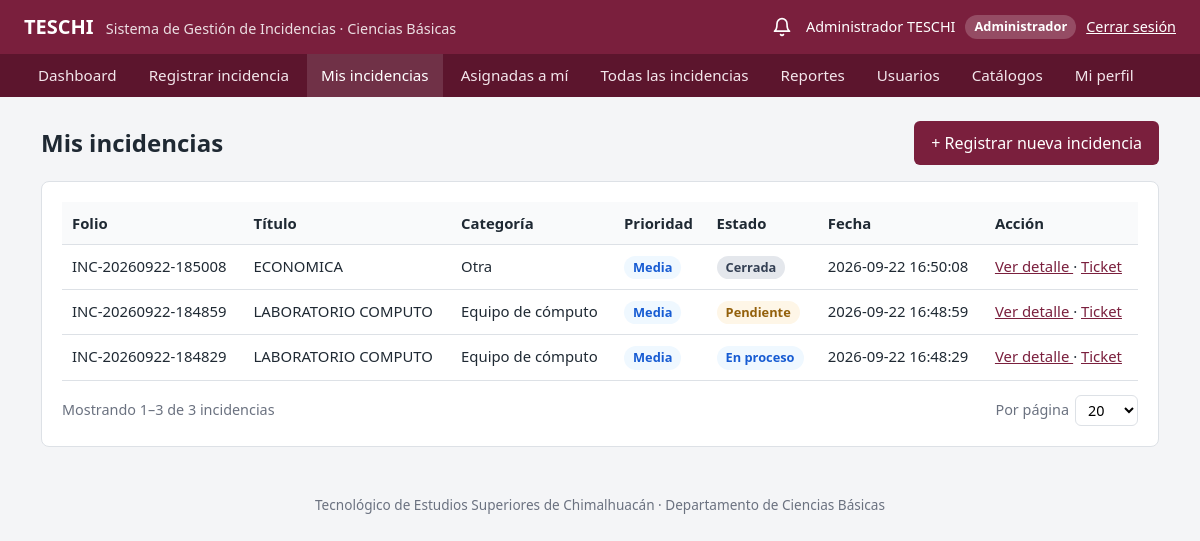
Page /public/mis_incidencias.php (signed in) on the committed database.
### tables this page shows
CREATE TABLE `incidencias` (
  `id` int(11) NOT NULL,
  `folio` varchar(30) NOT NULL,
  `usuario_id` int(11) NOT NULL,
  `categoria_id` int(11) NOT NULL,
  `prioridad_id` int(11) NOT NULL,
  `estado_id` int(11) NOT NULL,
  `titulo` varchar(200) NOT NULL,
  `descripcion` text NOT NULL,
  `ubicacion` varchar(200) DEFAULT NULL,
  `responsable_id` int(11) DEFAULT NULL,
  `fecha_registro` timestamp NOT NULL DEFAULT current_timestamp(),
  `fecha_actualizacion` timestamp NOT NULL DEFAULT current_timestamp() ON UPDATE current_timestamp(),
  `fecha_cierre` datetime DEFAULT NULL
);

CREATE TABLE `categorias` (
  `id` int(11) NOT NULL,
  `nombre` varchar(100) NOT NULL,
  `descripcion` varchar(255) DEFAULT NULL,
  `activo` tinyint(1) DEFAULT 1
);

CREATE TABLE `prioridades` (
  `id` int(11) NOT NULL,
  `nombre` varchar(50) NOT NULL,
  `nivel` int(11) NOT NULL,
  `activo` tinyint(1) NOT NULL DEFAULT 1
);

CREATE TABLE `estados_incidencia` (
  `id` int(11) NOT NULL,
  `nombre` varchar(50) NOT NULL,
  `descripcion` varchar(255) DEFAULT NULL
);

### app/helpers/auth.php (called while the page is built, shortened)
<?php
function e($valor)
{
    return htmlspecialchars((string) ($valor ?? ""), ENT_QUOTES, "UTF-8");
}
function claseEstado($estado)
{
    $clases = [
        "Pendiente" => "badge-pendiente",
        "En revisión" => "badge-revision",
        "Asignada" => "badge-asignada",
        "En proceso" => "badge-proceso",
        "Resuelta" => "badge-resuelta",
        "Cerrada" => "badge-cerrada",
        "Cancelada" => "badge-cancelada"
    ];
    return $clases[$estado] ?? "";
}
function clasePrioridad($prioridad)
{
    $clases = [
        "Baja" => "badge-baja",
        "Media" => "badge-media",
        "Alta" => "badge-alta",
        "Crítica" => "badge-critica"
    ];
    return $clases[$prioridad] ?? "";
}

### public/mis_incidencias.php (the view, shortened to what this page needs)
<?php
require_once "../app/helpers/auth.php";
require_once "../app/helpers/paginacion.php";
$incidencias = [];
$error = "";
try {
    $database = new Database();
    $conn = $database->conectar();
    $stmtTotal = $conn->prepare("SELECT COUNT(*) FROM incidencias WHERE usuario_id = ?");
    $stmtTotal->execute([$_SESSION["usuario_id"]]);
    $paginacion = paginar($stmtTotal->fetchColumn());
    $sql = "
        SELECT
            i.id,
            i.folio,
            i.titulo,
            i.fecha_registro,
            c.nombre AS categoria,
            p.nombre AS prioridad,
            e.nombre AS estado
        FROM incidencias i
        INNER JOIN categorias c
            ON i.categoria_id = c.id
        INNER JOIN prioridades p
            ON i.prioridad_id = p.id
        INNER JOIN estados_incidencia e
            ON i.estado_id = e.id
        WHERE i.usuario_id = ?
        ORDER BY i.fecha_registro DESC, i.id DESC
        LIMIT {$paginacion["por_pagina"]} OFFSET {$paginacion["offset"]}
    ";
    $stmt = $conn->prepare($sql);
    $stmt->execute([$_SESSION["usuario_id"]]);
    $incidencias = $stmt->fetchAll(PDO::FETCH_ASSOC);
} catch (PDOException $e) {
    $error = "No se pudieron consultar las incidencias.";
}
require_once "../app/views/layouts/header.php";
?>
<div class="encabezado-pagina">
    <h1>Mis incidencias</h1>
    <a href="incidencias.php" class="btn btn-primary">+ Registrar nueva incidencia</a>
</div>
<section class="tarjeta">
    <?php if ($error): ?>
        <div class="alerta alerta-error"><?= e($error) ?></div>
    <?php elseif (empty($incidencias)): ?>
        <p>No has registrado ninguna incidencia todavía.</p>
    <?php else: ?>
        <div class="tabla-contenedor">
            <table class="tabla">
                <thead>
                    <tr>
                        <th>Folio</th>
                        <th>Título</th>
                        <th>Categoría</th>
                        <th>Prioridad</th>
                        <th>Estado</th>
                        <th>Fecha</th>
                        <th>Acción</th>
                    </tr>
                </thead>
                <tbody>
                    <?php foreach ($incidencias as $incidencia): ?>
                        <tr>
                            <td><?= e($incidencia["folio"]) ?></td>
                            <td><?= e($incidencia["titulo"]) ?></td>
                            <td><?= e($incidencia["categoria"]) ?></td>
                            <td>
                                <span class="badge <?= clasePrioridad($incidencia["prioridad"]) ?>">
                                    <?= e($incidencia["prioridad"]) ?>
                                </span>
                            </td>
                            <td>
                                <span class="badge <?= claseEstado($incidencia["estado"]) ?>">
                                    <?= e($incidencia["estado"]) ?>
                                </span>
                            </td>
                            <td><?= e($incidencia["fecha_registro"]) ?></td>
                            <td>
                                <a href="detalle_incidencia.php?id=<?= (int) $incidencia["id"] ?>">
                                    Ver detalle
                                </a>
                                ·
                                <a href="ticket.php?id=<?= (int) $incidencia["id"] ?>" target="_blank" rel="noopener">
                                    Ticket
                                </a>
                            </td>
                        </tr>
                    <?php endforeach; ?>
                </tbody>
            </table>
        </div>
        <?= navegacionPaginas($paginacion, "incidencias") ?>
    <?php endif; ?>
</section>
<?php require_once "../app/views/layouts/footer.php"; ?>

### public/css/style.css (style rules this page uses)
:root { --color-primario: #7a1f3d; --color-primario-oscuro: #5c152d; --color-fondo: #f4f5f7; --color-tarjeta: #ffffff; --color-texto: #1f2933; --color-suave: #6b7280; --color-borde: #dde1e6; --color-exito: #1e7b4d; --color-error: #b42318; --radio: 8px; }
* { box-sizing: border-box; }
body { margin: 0; font-family: "Segoe UI", Roboto, Arial, sans-serif; background: var(--color-fondo); color: var(--color-texto); line-height: 1.5; }
a { color: var(--color-primario); }
.tarjeta { background: var(--color-tarjeta); border: 1px solid var(--color-borde); border-radius: var(--radio); padding: 20px; margin-bottom: 20px; }
.encabezado-pagina { display: flex; flex-wrap: wrap; justify-content: space-between; align-items: center; gap: 12px; margin-bottom: 16px; }
.encabezado-pagina h1 { margin: 0; font-size: 1.5rem; }
.btn { display: inline-block; padding: 9px 16px; border: 1px solid transparent; border-radius: 6px; font: inherit; cursor: pointer; text-decoration: none; text-align: center; }
.btn-primary { background: var(--color-primario); color: #fff; }
.tabla-contenedor { overflow-x: auto; }
table.tabla { width: 100%; border-collapse: collapse; background: var(--color-tarjeta); font-size: 0.93rem; }
.tabla th, .tabla td { padding: 10px; border-bottom: 1px solid var(--color-borde); text-align: left; vertical-align: top; }
.tabla th { background: #f9fafb; font-weight: 600; white-space: nowrap; }
.badge { display: inline-block; padding: 2px 9px; border-radius: 999px; font-size: 0.8rem; font-weight: 600; background: #eef0f3; color: #374151; white-space: nowrap; }
.badge-pendiente { background: #fef6e7; color: #93600b; }
.badge-proceso { background: #eff8ff; color: #175cd3; }
.badge-cerrada { background: #e4e7ec; color: #344054; }
.badge-media { background: #eff8ff; color: #175cd3; }

### rows in the picture
incidencias: folio "INC-20260922-185008", titulo "ECONOMICA", categoria.nombre "Otra", prioridad.nombre "Media", estado.nombre "Cerrada", fecha_registro "2026-09-22 16:50:08"
incidencias: folio "INC-20260922-184859", titulo "LABORATORIO COMPUTO", categoria.nombre "Equipo de cómputo", prioridad.nombre "Media", estado.nombre "Pendiente", fecha_registro "2026-09-22 16:48:59"
incidencias: folio "INC-20260922-184829", titulo "LABORATORIO COMPUTO", categoria.nombre "Equipo de cómputo", prioridad.nombre "Media", estado.nombre "En proceso", fecha_registro "2026-09-22 16:48:29"

### other values in the picture
$_SESSION["nombre"] . " " . ($_SESSION["apellido_paterno"] ?? "") "Administrador TESCHI"
$_SESSION["rol"] "Administrador"
$texto "Dashboard"
$texto "Registrar incidencia"
$texto "Mis incidencias"
$texto "Asignadas a mí"
$texto "Todas las incidencias"
$texto "Reportes"
$texto "Usuarios"
$texto "Catálogos"
$texto "Mi perfil"
$p["desde"] "1"
$p["hasta"] "3"
$p["total"] "3"
$etiqueta "incidencias"
